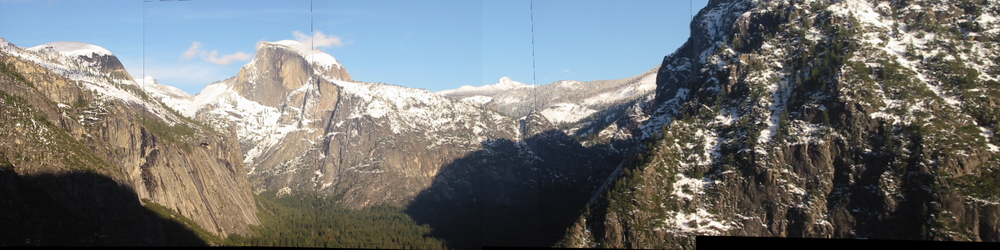
#> input picture yosemite.png, 1000 x 250 px, shrunk from 1951 x 487 before the run, given in place of y, which was not available
$ python -i stitch_many.py   (imports and definitions only)   (Python 2 division)
#> lines starting #> are read from the running program, lines starting #| are printed output that depends on the picture; pictures that were not available may be replaced by others from this repository, and a replacement may not be noted
import numpy as np
import cv2 as cv
from matplotlib import pyplot as plt
import random

def solve_dlt(x1,x2):

	X=[]
	for i in range(len(x1)):

		t1=[0.0,0.0,0.0,-1.0*x1[i][0][0],-1.0*x1[i][0][1],-1,x1[i][0][0]*x2[i][0][1],x1[i][0][1]*x2[i][0][1],x2[i][0][1]]
		t2=[1.0*x1[i][0][0],1.0*x1[i][0][1],1.0,0.0,0.0,0.0,-1.0*x1[i][0][0]*x2[i][0][0],-1.0*x1[i][0][1]*x2[i][0][0],-1.0*x2[i][0][0]]
		X.append(t1)
		X.append(t2)

	X=np.array(X,dtype='float64')
	u,d,vt=np.linalg.svd(X)
	v=np.transpose(vt)
	out=[]
	for i in range(len(v)):
		out.append(v[i][-1])
	#print(v)
	#print(v[-1:,:])
	#print("shape")
	v=np.reshape(np.array(out),(3,3))
	return v


def solve_ransac(src_pts,dst_pts):
	iterations=100
	err_thresh=1
	top_inlier_count=0
	final_H=[]
	for _ in range(iterations):
		inds=random.sample([i for i in range(len(src_pts))],5)
		x1=[]
		x2=[]
		for ind in inds:
			x1.append(src_pts[ind])
			x2.append(dst_pts[ind])

		H=solve_dlt(x1,x2)
		#H=H/H[2][2]
		n_src=[]
		projected=[]
		for i in range(len(src_pts)):
			tmp=[src_pts[i][0][0],src_pts[i][0][1],1.0]
			tmp=np.array(tmp)
			n_src.append(tmp)
			projected.append(np.dot(H,tmp.T))
		n_src=np.array(n_src,dtype='float64')
		#projected=np.dot(H,n_src.T)
		#print(projected.shape)
		inlier_count=0
		#print("P1",projected[0][0]/projected[0][2],projected[0][1]/projected[0][2])
		#print("D1",dst_pts[0][0][0],dst_pts[0][0][1])
		for i in range(len(projected)):

			e1=abs(projected[i][0]/projected[i][2]-dst_pts[i][0][0])+abs(projected[i][1]/projected[i][2]-dst_pts[i][0][1])
			print('error thresh',e1)
			if e1<err_thresh:
				inlier_count+=1
				#print("HHAHA")
		if inlier_count>top_inlier_count:
			top_inlier_count=inlier_count
			final_H=H

	return final_H

def stitch_2(f1,f2):
#> called with f1 = 'y', f2 = 'o'
	MIN_MATCH_COUNT = 10
	img1 = cv.imread(f1,0)          # queryImage
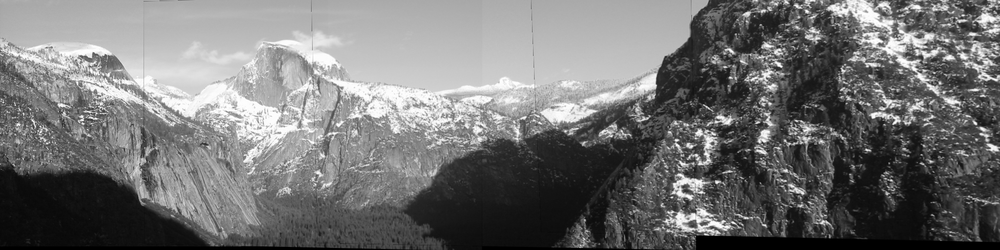
#> img1: shape (250, 1000); min 0, max 255, mean 114.7
	img2 = cv.imread(f2,0) # trainImage
	img1c = cv.imread(f1)
#> img1c is the input picture: shape (250, 1000, 3); mean B, G, R 115.7, 116, 113.5
	img2c = cv.imread(f2)
	# Initiate SIFT detector
	sift = cv.xfeatures2d.SIFT_create()
	# find the keypoints and descriptors with SIFT
	kp1, des1 = sift.detectAndCompute(img1,None)
#> kp1 = 2637 keypoints; strongest (x, y, size): (717, 182, 2.5), (676, 140, 2.1), (779, 65, 3.1), (807, 11, 2.4)
	kp2, des2 = sift.detectAndCompute(img2,None)
#> kp2 has the same summary as kp1
	FLANN_INDEX_KDTREE = 1
	index_params = dict(algorithm = FLANN_INDEX_KDTREE, trees = 5)
	search_params = dict(checks = 50)
	flann = cv.FlannBasedMatcher(index_params, search_params)
	matches = flann.knnMatch(des1,des2,k=2)
#> matches = 2637 matches
	# store all the good matches as per Lowe's ratio test.
	good = []
	for m,n in matches:
	    if m.distance < 0.7*n.distance:
	        good.append(m)
#> after the loop, good = 2637 matches


	if len(good)>MIN_MATCH_COUNT:
	    src_pts = np.float32([ kp1[m.queryIdx].pt for m in good ]).reshape(-1,1,2)
#> src_pts = 2637 rows, first 8: [3.04, 49.91], [3.07, 88.89], [4.19, 164.4], [4.29, 54.02], [8.11, 92.33], [8.4, 117.3], [8.74, 57.03], [8.74, 57.03]
	    dst_pts = np.float32([ kp2[m.trainIdx].pt for m in good ]).reshape(-1,1,2)
#> dst_pts has the same summary as src_pts
	    M, mask = cv.findHomography(src_pts, dst_pts, cv.RANSAC,5.0)
#> M = [[1, 5.48e-15, 1.6e-12], [-1.98e-15, 1, 1.34e-12], [-1.67e-17, -3.35e-19, 1]]; mask = 2637 values from 1 to 1
	    matchesMask = mask.ravel().tolist()
#> matchesMask = 2637 values from 1 to 1
	    h,w = img1.shape
#> h = 250; w = 1000
	    pts = np.float32([ [0,0],[0,h-1],[w-1,h-1],[w-1,0] ]).reshape(-1,1,2)
#> pts = [[0, 0], [0, 249], [999, 249], [999, 0]]
	    dst = cv.perspectiveTransform(pts,M)
#> dst = [[1.6e-12, 1.34e-12], [2.96e-12, 249], [999, 249], [999, -6.36e-13]]
	    #img2 = cv.polylines(img2,[np.int32(dst)],True,255,3, cv.LINE_AA)
	else:
	    print( "Not enough matches are found - {}/{}".format(len(good), MIN_MATCH_COUNT) )
	    matchesMask = None


	draw_params = dict(matchColor = (0,255,0), # draw matches in green color
	                   singlePointColor = None,
	                   matchesMask = matchesMask, # draw only inliers
	                   flags = 2)
#> draw_params = 4 items
	# [4 lines of commented-out code are left out]

	H=solve_ransac(dst_pts,src_pts)
#> the loop in solve_ransac, `for _ in range(iterations):` made 100 passes
#> inds on passes 1 to 12: [1577, 1722, 165, 1060, 2094], [1990, 1658, 1242, 1952, 1466], [2389, 894, 2067, 570, 1154], [572, 388, 2532, 1026, 2181], [2465, 601, 1270, 404, 302], [1352, 1933, 2292, 412, 1449], [1778, 1295, 2502, 2623, 837], [2263, 1953, 1813, 2135, 1066], [255, 2247, 57, 382, 1633], [2561, 4, 2506, 2021, 1364], [999, 1332, 257, 782, 2324], [908, 977, 583, 2224, 1834]
#> after the loop in solve_ransac, `for _ in range(iterations):`: final_H = [[-0.577, 1.97e-14, -2.78e-12], [4.47e-17, -0.577, -2.17e-13], [1.28e-18, 2.64e-17, -0.577]]; top_inlier_count = 2637
#> H has the same summary as final_H in solve_ransac

	print("final homography is")
	print(H)
	#print(M)

	warp = cv.warpPerspective(img2c, H,(4*max(img1.shape[0],img2.shape[0]),4*max(img1.shape[1],img2.shape[1])))
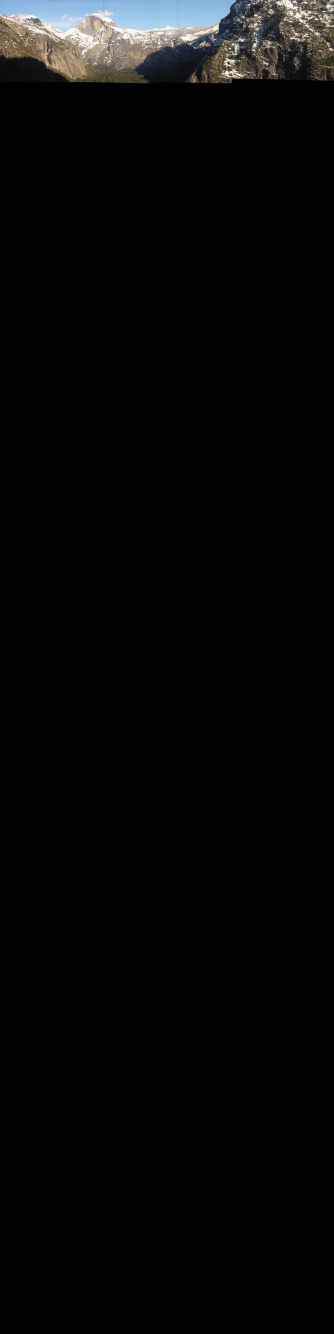
#> warp: shape (4000, 1000, 3) (shown at 1/3 size); mean B, G, R 7.2, 7.2, 7.1
	maxx,maxy=0,0
	for i in range(len(warp)):
		for j in range(len(warp[i])):
			if sum(warp[i][j])>0:
				if i>maxy:
					maxy=i
				if j>maxx:
					maxx=j
#> after the loop, maxx = 999; maxy = 249

	for i in range(len(img1)):
		for j in range(len(img1[i])):
			if img1[i][j]>0:
				if i>maxy:
					maxy=i
				if j>maxx:
					maxx=j
#> after the loop, maxx = 999; maxy = 249

	out=np.zeros((maxy,maxx,3),dtype='uint8')
#> out: shape (249, 999, 3); every value is 0
	print(np.min(warp),np.max(warp))
	print(np.min(img1),np.max(img1))

	for i in range(len(out)):
		for j in range(len(out[i])):
			ans=0
			ans1=0
			ans2=0
			try:
				ans+=img1c[i][j][0]
				ans1+=img1c[i][j][1]
				ans2+=img1c[i][j][2]

				if sum(warp[i][j])>0:
					ans+=warp[i][j][0]
					ans1+=warp[i][j][1]
					ans2+=warp[i][j][2]
					if img1[i][j]>0:
						ans=ans/2
						ans1/=2
						ans2/=2

			except IndexError:
				#pass
				ans=warp[i][j][0]
				ans1=warp[i][j][1]
				ans2=warp[i][j][2]
				#print("HA")
			out[i][j][0]=ans
			out[i][j][1]=ans1
			out[i][j][2]=ans2
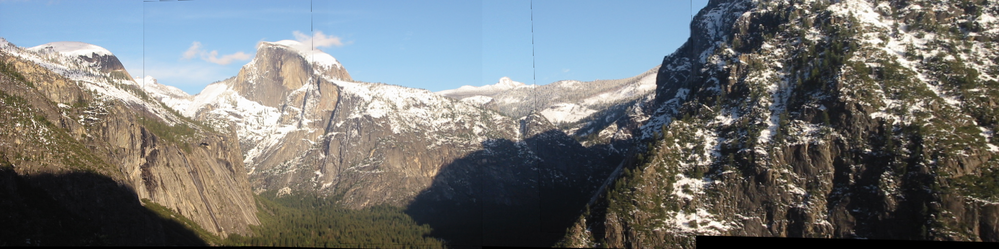
#> out: shape (249, 999, 3); mean of channels 0, 1, 2 116.2, 116.5, 114; drawn as B, G, R
	cv.imwrite('temp.png',out)
	return out


def stitch_many(files):

	for i in range(len(files)-1):
		print(i)
		if i==0:
			tmp=stitch_2(files[i],files[i+1])
		else:
			tmp=stitch_2('temp.png',files[i+1])
	#cv.imshow('final',tmp)
import glob
imgs=glob.glob('test_images/img4*')
# [3 lines not run here, left out]

#> (the run stopped early here; a loop or call above may not have finished)
